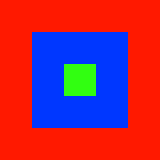

The image is a tile-based game level rendered from a .tmx file. Its description and source (layers, tilesets, objects; grid data summarised) follow:
An orthogonal 5x5 tile map with 32x32 px tiles, 1 tile layer (Tile Layer 1).

<map version="1.0" orientation="orthogonal" width="5" height="5" tilewidth="32" tileheight="32">
 <tileset firstgid="1" name="TileSet_Example1" tilewidth="32" tileheight="32">
  <image source="TileSet_Example1.png" width="160" height="32" />
 </tileset>
 <layer name="Tile Layer 1" width="5" height="5">
  <data>[25 cells, 25 non-empty, 3 distinct tile ids]</data>
 </layer>
</map>
